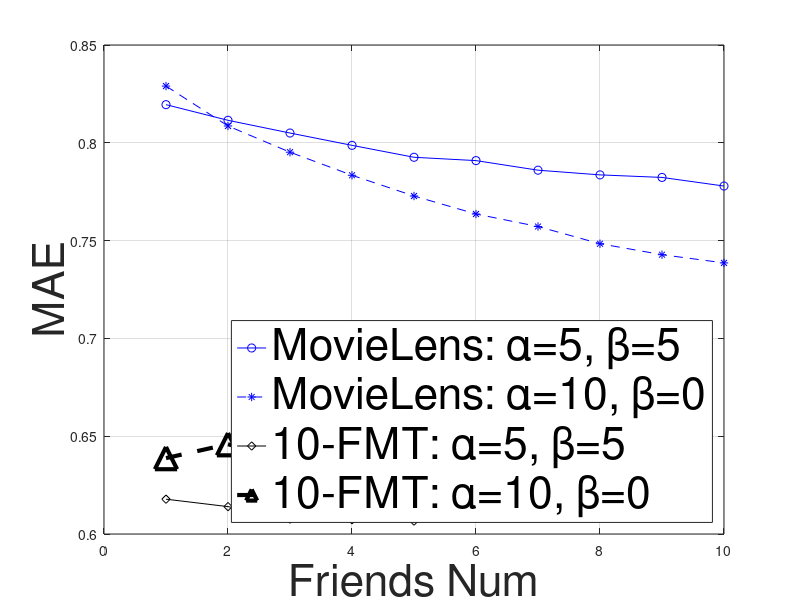

Reproduce this figure in MATLAB. (Note: this script raises an error after producing the figure.)

% draw mae reults with different friends

% ml05x_m = [0.8242,0.813,0.805,0.8,0.7943,0.7913,0.7888,0.7856, 0.783,0.7815];
% ml05x_d = [0.007,0.0083,0.0086,0.0083,0.0097,0.0088,0.009,0.0088,0.008, 0.0089];

% ml10x_m = [0.8278,0.8079,0.8046,0.7819,0.7729,0.7614,0.7614,0.7484,0.7413,0.7379];
% ml10x_d = [0.0102,0.0116,0.0123,0.0115,0.0125,0.0112,0.0106, 0.0107,0.0106,0.0102];

ml05x_m = [0.8195,0.8115,0.805,0.7987,0.7926,0.7909,0.786,0.7836, 0.7823,0.7779];
ml05x_d = [0.0102,0.0116,0.0123,0.0115,0.0125,0.0112,0.0106, 0.0107,0.0106,0.0102];

ml10x_m = [0.829,0.8086,0.7952,0.7834,0.7728,0.7636,0.7572,0.7484,0.7428,0.7386];
ml10x_d = [0.0091,0.0103,0.0155,0.016,0.0177,0.0165,0.019, 0.0177,0.0182,0.0184];

ml05x_max = [0.8314,0.8238,0.8174,0.8114,0.8083,0.8026,0.7992,0.7962, 0.7946,0.7922];
ml05x_min = [0.8042,0.7967,0.7848,0.7817,0.775,0.7744,0.772,  0.7672, 0.7658,0.7654];

ml10x_max = [0.8437,0.825,0.8173,0.8076,0.7985,0.7895,0.7868,0.7748, 0.769,0.7749];
ml10x_min = [0.817,0.7958,0.7772,0.7649,0.7499,0.7471,0.7387,0.7285, 0.7237,0.7151];


% reda05x_m = [0.6204,0.6161,0.6105,0.6105,0.6076];
% reda05x_d = [0.0106,0.0092,0.0085,0.0103,0.0105];

% reda10x_m = [0.6558,0.6413,0.6413,0.6395,0.6382];
% reda10x_d = [0.0148,0.0144,0.0151,0.0129,0.013];

reda05x_m = [0.6178, 0.614, 0.6076, 0.6073,0.6066];
reda05x_d = [0.008,0.0099,0.0093,0.0101,0.011];

reda05x_max = [0.6316, 0.6274, 0.6244, 0.624,0.623];
reda05x_min = [0.6081,0.6017,0.5959,0.5932,0.5912];

reda10x_m = [0.6388,0.6459,0.6371,0.63,0.6289];
reda10x_d = [0.0135,0.0087,0.013,0.0144,0.0142];

reda10x_max = [0.6586, 0.6591, 0.6584, 0.6559,0.6521];
reda10x_min = [0.6189,0.6175,0.6194,0.6131,0.6103];


figure
hold on
box on
grid on
plot(1:10,ml05x_m,'b-o',1:10,ml10x_m,'b--*',1:5,reda05x_m,'k-d',1:5,reda10x_m,'k--^','LineWidth',3, 'MarkerSize',16);
legend('MovieLens: \alpha=5, \beta=5','MovieLens: \alpha=10, \beta=0','10-FMT: \alpha=5, \beta=5','10-FMT: \alpha=10, \beta=0','FontSize',32,'Location','SouthEast')
xlabel('Friends Num','FontSize',32)
ylabel('MAE','FontSize',32)
ax = gca;
ax.XTick = 1:10;
set(gca,'xticklabel',{'10' '20' '30' '40' '50' '60' '70' '80' '90' '100'},'FontSize',32);
xlim([0.8,10.2]);
ylim([0.57,0.86]);
plot(0.8:0.1:1.2,reda05x_max(1)*ones(1,5),1.8:0.1:2.2,reda05x_max(2)*ones(1,5),2.8:0.1:3.2,reda05x_max(3)*ones(1,5),3.8:0.1:4.2,reda05x_max(4)*ones(1,5),4.8:0.1:5.2,reda05x_max(5)*ones(1,5),'Color','g','LineWidth',3);
plot(0.8:0.1:1.2,reda05x_min(1)*ones(1,5),1.8:0.1:2.2,reda05x_min(2)*ones(1,5),2.8:0.1:3.2,reda05x_min(3)*ones(1,5),3.8:0.1:4.2,reda05x_min(4)*ones(1,5),4.8:0.1:5.2,reda05x_min(5)*ones(1,5),'Color','g','LineWidth',3);

plot(0.8:0.1:1.2,reda10x_max(1)*ones(1,5),1.8:0.1:2.2,reda10x_max(2)*ones(1,5),2.8:0.1:3.2,reda10x_max(3)*ones(1,5),3.8:0.1:4.2,reda10x_max(4)*ones(1,5),4.8:0.1:5.2,reda10x_max(5)*ones(1,5),'Color','r','LineWidth',3);
plot(0.8:0.1:1.2,reda10x_min(1)*ones(1,5),1.8:0.1:2.2,reda10x_min(2)*ones(1,5),2.8:0.1:3.2,reda10x_min(3)*ones(1,5),3.8:0.1:4.2,reda10x_min(4)*ones(1,5),4.8:0.1:5.2,reda10x_min(5)*ones(1,5),'Color','r','LineWidth',3);

plot(0.8:0.1:1.2,ml05x_max(1)*ones(1,5),1.8:0.1:2.2,ml05x_max(2)*ones(1,5),2.8:0.1:3.2,ml05x_max(3)*ones(1,5),3.8:0.1:4.2,ml05x_max(4)*ones(1,5),4.8:0.1:5.2,ml05x_max(5)*ones(1,5), 5.8:0.1:6.2,ml05x_max(6)*ones(1,5),6.8:0.1:7.2,ml05x_max(7)*ones(1,5),7.8:0.1:8.2,ml05x_max(8)*ones(1,5),8.8:0.1:9.2,ml05x_max(9)*ones(1,5),9.8:0.1:10.2,ml05x_max(10)*ones(1,5),'Color','g','LineWidth',3);
plot(0.8:0.1:1.2,ml05x_min(1)*ones(1,5),1.8:0.1:2.2,ml05x_min(2)*ones(1,5),2.8:0.1:3.2,ml05x_min(3)*ones(1,5),3.8:0.1:4.2,ml05x_min(4)*ones(1,5),4.8:0.1:5.2,ml05x_min(5)*ones(1,5), 5.8:0.1:6.2,ml05x_min(6)*ones(1,5),6.8:0.1:7.2,ml05x_min(7)*ones(1,5),7.8:0.1:8.2,ml05x_min(8)*ones(1,5),8.8:0.1:9.2,ml05x_min(9)*ones(1,5),9.8:0.1:10.2,ml05x_min(10)*ones(1,5),'Color','g','LineWidth',3);

plot(0.8:0.1:1.2,ml10x_max(1)*ones(1,5),1.8:0.1:2.2,ml10x_max(2)*ones(1,5),2.8:0.1:3.2,ml10x_max(3)*ones(1,5),3.8:0.1:4.2,ml10x_max(4)*ones(1,5),4.8:0.1:5.2,ml10x_max(5)*ones(1,5), 5.8:0.1:6.2,ml10x_max(6)*ones(1,5),6.8:0.1:7.2,ml10x_max(7)*ones(1,5),7.8:0.1:8.2,ml10x_max(8)*ones(1,5),8.8:0.1:9.2,ml10x_max(9)*ones(1,5),9.8:0.1:10.2,ml10x_max(10)*ones(1,5),'Color','r','LineWidth',3);
plot(0.8:0.1:1.2,ml10x_min(1)*ones(1,5),1.8:0.1:2.2,ml10x_min(2)*ones(1,5),2.8:0.1:3.2,ml10x_min(3)*ones(1,5),3.8:0.1:4.2,ml10x_min(4)*ones(1,5),4.8:0.1:5.2,ml10x_min(5)*ones(1,5), 5.8:0.1:6.2,ml10x_min(6)*ones(1,5),6.8:0.1:7.2,ml10x_min(7)*ones(1,5),7.8:0.1:8.2,ml10x_min(8)*ones(1,5),8.8:0.1:9.2,ml10x_min(9)*ones(1,5),9.8:0.1:10.2,ml10x_min(10)*ones(1,5),'Color','r','LineWidth',3);

hold off

draw_rectangle(ml05x_m,ml05x_d,'g');
draw_rectangle(ml10x_m,ml10x_d,'r');

draw_rectangle(reda05x_m,reda05x_d,'g');
draw_rectangle(reda10x_m,reda10x_d,'r');